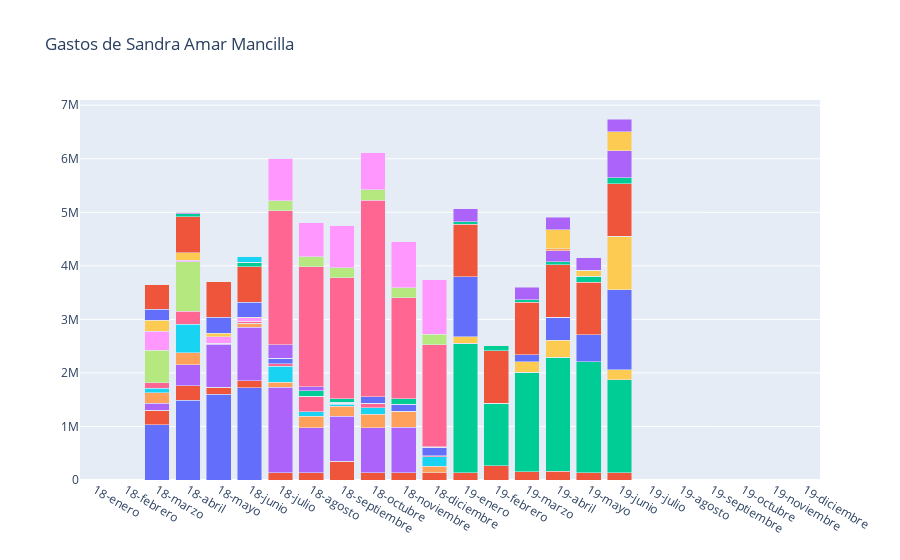

The cell this chart's notebook holds for it:
### Code cell
get_all_info(1011)

### Figure 1 — Plotly figure (JSON) as saved in the notebook; plotly's stock layout.template omitted (floating-point values rounded to 4 significant figures)
{"data": [{"name": "Oficinas parlamentarias (incluye arriendos, consumos básicos, internet, etc.)  ", "type": "bar", "x": ["18-enero", "18-febrero", "18-marzo", "18-abril", "18-mayo", "18-junio", "18-julio", "18-agosto", "18-septiembre", "18-octubre", "18-noviembre", "18-diciembre", "19-enero", "19-febrero", "19-marzo", "19-abril", "19-mayo", "19-junio", "19-julio", "19-agosto", "19-septiembre", "19-octubre", "19-noviembre", "19-diciembre"], "y": [0, 0, 1035000, 1485000, 1602150, 1723889, 0, 0, 0, 0, 0, 0, 0, 0, 0, 0, 0, 0, 0, 0, 0, 0, 0, 0]}, {"name": "Telefonía  ", "type": "bar", "x": ["18-enero", "18-febrero", "18-marzo", "18-abril", "18-mayo", "18-junio", "18-julio", "18-agosto", "18-septiembre", "18-octubre", "18-noviembre", "18-diciembre", "19-enero", "19-febrero", "19-marzo", "19-abril", "19-mayo", "19-junio", "19-julio", "19-agosto", "19-septiembre", "19-octubre", "19-noviembre", "19-diciembre"], "y": [0, 0, 263532, 270852, 131679, 131707, 131927, 132541, 346161, 131679, 131825, 131771, 131679, 267453, 155683, 161179, 131679, 137853, 0, 0, 0, 0, 0, 0]}, {"name": "Traslación  ", "type": "bar", "x": ["18-enero", "18-febrero", "18-marzo", "18-abril", "18-mayo", "18-junio", "18-julio", "18-agosto", "18-septiembre", "18-octubre", "18-noviembre", "18-diciembre", "19-enero", "19-febrero", "19-marzo", "19-abril", "19-mayo", "19-junio", "19-julio", "19-agosto", "19-septiembre", "19-octubre", "19-noviembre", "19-diciembre"], "y": [0, 0, 0, 0, 0, 0, 0, 0, 0, 0, 0, 0, 2410004, 1165845, 1857051, 2131877, 2081307, 1735534, 0, 0, 0, 0, 0, 0]}, {"name": "Vehículos  ", "type": "bar", "x": ["18-enero", "18-febrero", "18-marzo", "18-abril", "18-mayo", "18-junio", "18-julio", "18-agosto", "18-septiembre", "18-octubre", "18-noviembre", "18-diciembre", "19-enero", "19-febrero", "19-marzo", "19-abril", "19-mayo", "19-junio", "19-julio", "19-agosto", "19-septiembre", "19-octubre", "19-noviembre", "19-diciembre"], "y": [0, 0, 135100, 396557, 800000, 993000, 1600000, 844278, 846440, 848750, 851865, 0, 0, 0, 0, 0, 0, 0, 0, 0, 0, 0, 0, 0]}, {"name": "Combustible  ", "type": "bar", "x": ["18-enero", "18-febrero", "18-marzo", "18-abril", "18-mayo", "18-junio", "18-julio", "18-agosto", "18-septiembre", "18-octubre", "18-noviembre", "18-diciembre", "19-enero", "19-febrero", "19-marzo", "19-abril", "19-mayo", "19-junio", "19-julio", "19-agosto", "19-septiembre", "19-octubre", "19-noviembre", "19-diciembre"], "y": [0, 0, 200079, 228247, 24531, 80003, 95276, 217333, 182357, 247025, 301835, 122891, 0, 0, 0, 0, 0, 0, 0, 0, 0, 0, 0, 0]}, {"name": "Alojamiento  ", "type": "bar", "x": ["18-enero", "18-febrero", "18-marzo", "18-abril", "18-mayo", "18-junio", "18-julio", "18-agosto", "18-septiembre", "18-octubre", "18-noviembre", "18-diciembre", "19-enero", "19-febrero", "19-marzo", "19-abril", "19-mayo", "19-junio", "19-julio", "19-agosto", "19-septiembre", "19-octubre", "19-noviembre", "19-diciembre"], "y": [0, 0, 80000, 530936, 0, 0, 293351, 80000, 40000, 120000, 0, 183260, 0, 0, 0, 0, 0, 0, 0, 0, 0, 0, 0, 0]}, {"name": "Alimentación  ", "type": "bar", "x": ["18-enero", "18-febrero", "18-marzo", "18-abril", "18-mayo", "18-junio", "18-julio", "18-agosto", "18-septiembre", "18-octubre", "18-noviembre", "18-diciembre", "19-enero", "19-febrero", "19-marzo", "19-abril", "19-mayo", "19-junio", "19-julio", "19-agosto", "19-septiembre", "19-octubre", "19-noviembre", "19-diciembre"], "y": [0, 0, 98850, 241900, 0, 35800, 55430, 289490, 19500, 89980, 2200, 16670, 0, 0, 0, 0, 0, 0, 0, 0, 0, 0, 0, 0]}, {"name": "Viáticos  ", "type": "bar", "x": ["18-enero", "18-febrero", "18-marzo", "18-abril", "18-mayo", "18-junio", "18-julio", "18-agosto", "18-septiembre", "18-octubre", "18-noviembre", "18-diciembre", "19-enero", "19-febrero", "19-marzo", "19-abril", "19-mayo", "19-junio", "19-julio", "19-agosto", "19-septiembre", "19-octubre", "19-noviembre", "19-diciembre"], "y": [0, 0, 613640, 920448, 0, 0, 0, 0, 0, 0, 0, 0, 0, 0, 0, 0, 0, 0, 0, 0, 0, 0, 0, 0]}, {"name": "Correspondencia  ", "type": "bar", "x": ["18-enero", "18-febrero", "18-marzo", "18-abril", "18-mayo", "18-junio", "18-julio", "18-agosto", "18-septiembre", "18-octubre", "18-noviembre", "18-diciembre", "19-enero", "19-febrero", "19-marzo", "19-abril", "19-mayo", "19-junio", "19-julio", "19-agosto", "19-septiembre", "19-octubre", "19-noviembre", "19-diciembre"], "y": [0, 0, 352217, 34137, 119800, 68924, 0, 0, 0, 0, 0, 0, 16483, 0, 0, 0, 0, 0, 0, 0, 0, 0, 0, 0]}, {"name": "Materiales de oficina  ", "type": "bar", "x": ["18-enero", "18-febrero", "18-marzo", "18-abril", "18-mayo", "18-junio", "18-julio", "18-agosto", "18-septiembre", "18-octubre", "18-noviembre", "18-diciembre", "19-enero", "19-febrero", "19-marzo", "19-abril", "19-mayo", "19-junio", "19-julio", "19-agosto", "19-septiembre", "19-octubre", "19-noviembre", "19-diciembre"], "y": [0, 0, 209308, 141015, 63722, 9900, 0, 0, 0, 0, 0, 0, 120389, 0, 191650, 317732, 0, 184210, 0, 0, 0, 0, 0, 0]}, {"name": "Difusión  ", "type": "bar", "x": ["18-enero", "18-febrero", "18-marzo", "18-abril", "18-mayo", "18-junio", "18-julio", "18-agosto", "18-septiembre", "18-octubre", "18-noviembre", "18-diciembre", "19-enero", "19-febrero", "19-marzo", "19-abril", "19-mayo", "19-junio", "19-julio", "19-agosto", "19-septiembre", "19-octubre", "19-noviembre", "19-diciembre"], "y": [0, 0, 200000, 0, 296000, 278500, 100000, 0, 15000, 115000, 129352, 157168, 1115000, 0, 136204, 432131, 500484, 1497344, 0, 0, 0, 0, 0, 0]}, {"name": "Actividades distritales  ", "type": "bar", "x": ["18-enero", "18-febrero", "18-marzo", "18-abril", "18-mayo", "18-junio", "18-julio", "18-agosto", "18-septiembre", "18-octubre", "18-noviembre", "18-diciembre", "19-enero", "19-febrero", "19-marzo", "19-abril", "19-mayo", "19-junio", "19-julio", "19-agosto", "19-septiembre", "19-octubre", "19-noviembre", "19-diciembre"], "y": [0, 0, 465500, 665000, 665000, 665000, 0, 0, 0, 0, 0, 0, 0, 0, 0, 0, 0, 0, 0, 0, 0, 0, 0, 0]}, {"name": "Tag y peajes  ", "type": "bar", "x": ["18-enero", "18-febrero", "18-marzo", "18-abril", "18-mayo", "18-junio", "18-julio", "18-agosto", "18-septiembre", "18-octubre", "18-noviembre", "18-diciembre", "19-enero", "19-febrero", "19-marzo", "19-abril", "19-mayo", "19-junio", "19-julio", "19-agosto", "19-septiembre", "19-octubre", "19-noviembre", "19-diciembre"], "y": [0, 0, 0, 59700, 3547, 82521, 0, 107422, 72862, 0, 97067, 0, 0, 0, 0, 0, 0, 0, 0, 0, 0, 0, 0, 0]}, {"name": "Pasajes de movilización  ", "type": "bar", "x": ["18-enero", "18-febrero", "18-marzo", "18-abril", "18-mayo", "18-junio", "18-julio", "18-agosto", "18-septiembre", "18-octubre", "18-noviembre", "18-diciembre", "19-enero", "19-febrero", "19-marzo", "19-abril", "19-mayo", "19-junio", "19-julio", "19-agosto", "19-septiembre", "19-octubre", "19-noviembre", "19-diciembre"], "y": [0, 0, 0, 19350, 0, 0, 247784, 66900, 0, 0, 0, 13600, 0, 0, 0, 0, 0, 0, 0, 0, 0, 0, 0, 0]}, {"name": "Estacionamientos  ", "type": "bar", "x": ["18-enero", "18-febrero", "18-marzo", "18-abril", "18-mayo", "18-junio", "18-julio", "18-agosto", "18-septiembre", "18-octubre", "18-noviembre", "18-diciembre", "19-enero", "19-febrero", "19-marzo", "19-abril", "19-mayo", "19-junio", "19-julio", "19-agosto", "19-septiembre", "19-octubre", "19-noviembre", "19-diciembre"], "y": [0, 0, 0, 10248, 4500, 0, 0, 0, 0, 0, 0, 0, 0, 0, 0, 0, 0, 0, 0, 0, 0, 0, 0, 0]}, {"name": "Servicios y gastos menores  ", "type": "bar", "x": ["18-enero", "18-febrero", "18-marzo", "18-abril", "18-mayo", "18-junio", "18-julio", "18-agosto", "18-septiembre", "18-octubre", "18-noviembre", "18-diciembre", "19-enero", "19-febrero", "19-marzo", "19-abril", "19-mayo", "19-junio", "19-julio", "19-agosto", "19-septiembre", "19-octubre", "19-noviembre", "19-diciembre"], "y": [0, 0, 0, 5000, 0, 99960, 0, 0, 0, 0, 0, 0, 0, 0, 0, 0, 0, 0, 0, 0, 0, 0, 0, 0]}, {"name": "Actividades territoriales  ", "type": "bar", "x": ["18-enero", "18-febrero", "18-marzo", "18-abril", "18-mayo", "18-junio", "18-julio", "18-agosto", "18-septiembre", "18-octubre", "18-noviembre", "18-diciembre", "19-enero", "19-febrero", "19-marzo", "19-abril", "19-mayo", "19-junio", "19-julio", "19-agosto", "19-septiembre", "19-octubre", "19-noviembre", "19-diciembre"], "y": [0, 0, 0, 0, 0, 0, 2503473, 2243085, 2251307, 3671524, 1887752, 1905439, 0, 0, 0, 0, 0, 0, 0, 0, 0, 0, 0, 0]}, {"name": "Vehiculos- amortizacion  ", "type": "bar", "x": ["18-enero", "18-febrero", "18-marzo", "18-abril", "18-mayo", "18-junio", "18-julio", "18-agosto", "18-septiembre", "18-octubre", "18-noviembre", "18-diciembre", "19-enero", "19-febrero", "19-marzo", "19-abril", "19-mayo", "19-junio", "19-julio", "19-agosto", "19-septiembre", "19-octubre", "19-noviembre", "19-diciembre"], "y": [0, 0, 0, 0, 0, 0, 193000, 193000, 193000, 193000, 193000, 193000, 0, 0, 0, 0, 0, 0, 0, 0, 0, 0, 0, 0]}, {"name": "Viáticos del diputado  ", "type": "bar", "x": ["18-enero", "18-febrero", "18-marzo", "18-abril", "18-mayo", "18-junio", "18-julio", "18-agosto", "18-septiembre", "18-octubre", "18-noviembre", "18-diciembre", "19-enero", "19-febrero", "19-marzo", "19-abril", "19-mayo", "19-junio", "19-julio", "19-agosto", "19-septiembre", "19-octubre", "19-noviembre", "19-diciembre"], "y": [0, 0, 0, 0, 0, 0, 786210, 630492, 786210, 707589, 864831, 1022073, 0, 0, 0, 0, 0, 0, 0, 0, 0, 0, 0, 0]}, {"name": "Traspaso desde gastos operacionales a asignación personal de apoyo  ", "type": "bar", "x": ["18-enero", "18-febrero", "18-marzo", "18-abril", "18-mayo", "18-junio", "18-julio", "18-agosto", "18-septiembre", "18-octubre", "18-noviembre", "18-diciembre", "19-enero", "19-febrero", "19-marzo", "19-abril", "19-mayo", "19-junio", "19-julio", "19-agosto", "19-septiembre", "19-octubre", "19-noviembre", "19-diciembre"], "y": [0, 0, 0, 0, 0, 0, 0, 0, 0, 0, 0, 0, 0, 0, 0, 0, 0, 1000000, 0, 0, 0, 0, 0, 0]}, {"name": "Actividades destinadas a la interacción con la comunidad  ", "type": "bar", "x": ["18-enero", "18-febrero", "18-marzo", "18-abril", "18-mayo", "18-junio", "18-julio", "18-agosto", "18-septiembre", "18-octubre", "18-noviembre", "18-diciembre", "19-enero", "19-febrero", "19-marzo", "19-abril", "19-mayo", "19-junio", "19-julio", "19-agosto", "19-septiembre", "19-octubre", "19-noviembre", "19-diciembre"], "y": [0, 0, 0, 0, 0, 0, 0, 0, 0, 0, 0, 0, 0, 0, 0, 0, 0, 0, 0, 0, 0, 0, 0, 0]}, {"name": "Arriendo de inmueble  ", "type": "bar", "x": ["18-enero", "18-febrero", "18-marzo", "18-abril", "18-mayo", "18-junio", "18-julio", "18-agosto", "18-septiembre", "18-octubre", "18-noviembre", "18-diciembre", "19-enero", "19-febrero", "19-marzo", "19-abril", "19-mayo", "19-junio", "19-julio", "19-agosto", "19-septiembre", "19-octubre", "19-noviembre", "19-diciembre"], "y": [0, 0, 0, 0, 0, 0, 0, 0, 0, 0, 0, 0, 980000, 980000, 980000, 980000, 980000, 980000, 0, 0, 0, 0, 0, 0]}, {"name": "Consumos básicos  ", "type": "bar", "x": ["18-enero", "18-febrero", "18-marzo", "18-abril", "18-mayo", "18-junio", "18-julio", "18-agosto", "18-septiembre", "18-octubre", "18-noviembre", "18-diciembre", "19-enero", "19-febrero", "19-marzo", "19-abril", "19-mayo", "19-junio", "19-julio", "19-agosto", "19-septiembre", "19-octubre", "19-noviembre", "19-diciembre"], "y": [0, 0, 0, 0, 0, 0, 0, 0, 0, 0, 0, 0, 54100, 98900, 43950, 57850, 115900, 108950, 0, 0, 0, 0, 0, 0]}, {"name": "Equipamiento oficina parlamentaria  ", "type": "bar", "x": ["18-enero", "18-febrero", "18-marzo", "18-abril", "18-mayo", "18-junio", "18-julio", "18-agosto", "18-septiembre", "18-octubre", "18-noviembre", "18-diciembre", "19-enero", "19-febrero", "19-marzo", "19-abril", "19-mayo", "19-junio", "19-julio", "19-agosto", "19-septiembre", "19-octubre", "19-noviembre", "19-diciembre"], "y": [0, 0, 0, 0, 0, 0, 0, 0, 0, 0, 0, 0, 0, 0, 0, 199000, 0, 508780, 0, 0, 0, 0, 0, 0]}, {"name": "Gastos de mantención oficina parlamentaria (inmueble)  ", "type": "bar", "x": ["18-enero", "18-febrero", "18-marzo", "18-abril", "18-mayo", "18-junio", "18-julio", "18-agosto", "18-septiembre", "18-octubre", "18-noviembre", "18-diciembre", "19-enero", "19-febrero", "19-marzo", "19-abril", "19-mayo", "19-junio", "19-julio", "19-agosto", "19-septiembre", "19-octubre", "19-noviembre", "19-diciembre"], "y": [0, 0, 0, 0, 0, 0, 0, 0, 0, 0, 0, 0, 0, 0, 0, 40000, 0, 0, 0, 0, 0, 0, 0, 0]}, {"name": "Reparaciones locativas del inmueble  ", "type": "bar", "x": ["18-enero", "18-febrero", "18-marzo", "18-abril", "18-mayo", "18-junio", "18-julio", "18-agosto", "18-septiembre", "18-octubre", "18-noviembre", "18-diciembre", "19-enero", "19-febrero", "19-marzo", "19-abril", "19-mayo", "19-junio", "19-julio", "19-agosto", "19-septiembre", "19-octubre", "19-noviembre", "19-diciembre"], "y": [0, 0, 0, 0, 0, 0, 0, 0, 0, 0, 0, 0, 0, 0, 0, 0, 0, 0, 0, 0, 0, 0, 0, 0]}, {"name": "Habilitación de sedes parlamentarias (con autorización de crap)  ", "type": "bar", "x": ["18-enero", "18-febrero", "18-marzo", "18-abril", "18-mayo", "18-junio", "18-julio", "18-agosto", "18-septiembre", "18-octubre", "18-noviembre", "18-diciembre", "19-enero", "19-febrero", "19-marzo", "19-abril", "19-mayo", "19-junio", "19-julio", "19-agosto", "19-septiembre", "19-octubre", "19-noviembre", "19-diciembre"], "y": [0, 0, 0, 0, 0, 0, 0, 0, 0, 0, 0, 0, 0, 0, 0, 0, 0, 0, 0, 0, 0, 0, 0, 0]}, {"name": "Seguros de bienes  ", "type": "bar", "x": ["18-enero", "18-febrero", "18-marzo", "18-abril", "18-mayo", "18-junio", "18-julio", "18-agosto", "18-septiembre", "18-octubre", "18-noviembre", "18-diciembre", "19-enero", "19-febrero", "19-marzo", "19-abril", "19-mayo", "19-junio", "19-julio", "19-agosto", "19-septiembre", "19-octubre", "19-noviembre", "19-diciembre"], "y": [0, 0, 0, 0, 0, 0, 0, 0, 0, 0, 0, 0, 0, 0, 0, 0, 0, 0, 0, 0, 0, 0, 0, 0]}, {"name": "Arriendo de oficinas virtuales  ", "type": "bar", "x": ["18-enero", "18-febrero", "18-marzo", "18-abril", "18-mayo", "18-junio", "18-julio", "18-agosto", "18-septiembre", "18-octubre", "18-noviembre", "18-diciembre", "19-enero", "19-febrero", "19-marzo", "19-abril", "19-mayo", "19-junio", "19-julio", "19-agosto", "19-septiembre", "19-octubre", "19-noviembre", "19-diciembre"], "y": [0, 0, 0, 0, 0, 0, 0, 0, 0, 0, 0, 0, 0, 0, 0, 0, 0, 0, 0, 0, 0, 0, 0, 0]}, {"name": "Servicios web  ", "type": "bar", "x": ["18-enero", "18-febrero", "18-marzo", "18-abril", "18-mayo", "18-junio", "18-julio", "18-agosto", "18-septiembre", "18-octubre", "18-noviembre", "18-diciembre", "19-enero", "19-febrero", "19-marzo", "19-abril", "19-mayo", "19-junio", "19-julio", "19-agosto", "19-septiembre", "19-octubre", "19-noviembre", "19-diciembre"], "y": [0, 0, 0, 0, 0, 0, 0, 0, 0, 0, 0, 0, 0, 0, 0, 350000, 105042, 350000, 0, 0, 0, 0, 0, 0]}, {"name": "Contratación servicio de almacenamiento  ", "type": "bar", "x": ["18-enero", "18-febrero", "18-marzo", "18-abril", "18-mayo", "18-junio", "18-julio", "18-agosto", "18-septiembre", "18-octubre", "18-noviembre", "18-diciembre", "19-enero", "19-febrero", "19-marzo", "19-abril", "19-mayo", "19-junio", "19-julio", "19-agosto", "19-septiembre", "19-octubre", "19-noviembre", "19-diciembre"], "y": [0, 0, 0, 0, 0, 0, 0, 0, 0, 0, 0, 0, 0, 0, 0, 0, 0, 0, 0, 0, 0, 0, 0, 0]}, {"name": "Arriendo de oficina móvil  ", "type": "bar", "x": ["18-enero", "18-febrero", "18-marzo", "18-abril", "18-mayo", "18-junio", "18-julio", "18-agosto", "18-septiembre", "18-octubre", "18-noviembre", "18-diciembre", "19-enero", "19-febrero", "19-marzo", "19-abril", "19-mayo", "19-junio", "19-julio", "19-agosto", "19-septiembre", "19-octubre", "19-noviembre", "19-diciembre"], "y": [0, 0, 0, 0, 0, 0, 0, 0, 0, 0, 0, 0, 0, 0, 0, 0, 0, 0, 0, 0, 0, 0, 0, 0]}, {"name": "Mantencion y reparación de oficina móvil  ", "type": "bar", "x": ["18-enero", "18-febrero", "18-marzo", "18-abril", "18-mayo", "18-junio", "18-julio", "18-agosto", "18-septiembre", "18-octubre", "18-noviembre", "18-diciembre", "19-enero", "19-febrero", "19-marzo", "19-abril", "19-mayo", "19-junio", "19-julio", "19-agosto", "19-septiembre", "19-octubre", "19-noviembre", "19-diciembre"], "y": [0, 0, 0, 0, 0, 0, 0, 0, 0, 0, 0, 0, 0, 0, 0, 0, 0, 0, 0, 0, 0, 0, 0, 0]}, {"name": "Servicios menores  ", "type": "bar", "x": ["18-enero", "18-febrero", "18-marzo", "18-abril", "18-mayo", "18-junio", "18-julio", "18-agosto", "18-septiembre", "18-octubre", "18-noviembre", "18-diciembre", "19-enero", "19-febrero", "19-marzo", "19-abril", "19-mayo", "19-junio", "19-julio", "19-agosto", "19-septiembre", "19-octubre", "19-noviembre", "19-diciembre"], "y": [0, 0, 0, 0, 0, 0, 0, 0, 0, 0, 0, 0, 239990, 0, 239990, 239990, 239990, 239990, 0, 0, 0, 0, 0, 0]}], "layout": {"barmode": "stack", "showlegend": false, "title": {"text": "Gastos de Sandra Amar Mancilla "}}}
